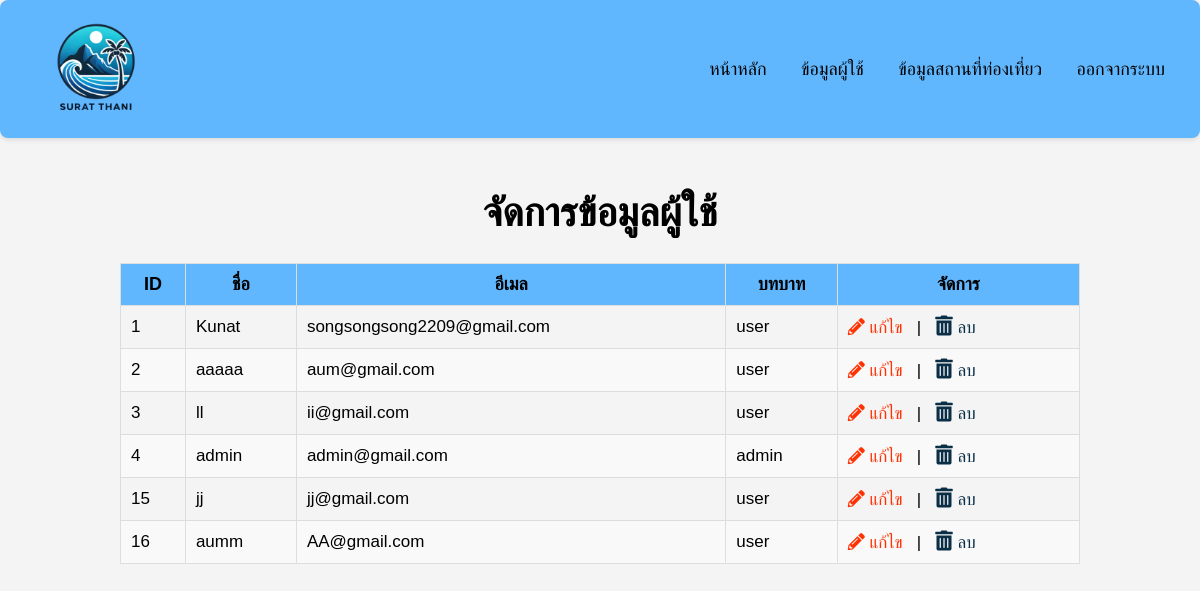
Page /manage_users.php (signed in) on the committed database.
### tables this page shows
CREATE TABLE `users` (
  `id` int(11) NOT NULL,
  `email` varchar(255) NOT NULL,
  `password` varchar(255) NOT NULL,
  `created_at` timestamp NOT NULL DEFAULT current_timestamp(),
  `name` varchar(255) NOT NULL,
  `role` enum('user','admin') NOT NULL DEFAULT 'user'
);

### manage_users.php (the view, shortened to what this page needs)
<?php
include 'db_connect.php';
$query = "SELECT id, name, email, role FROM users";
$result = $conn->query($query);
?>
<!DOCTYPE html>
<html lang="th">
<head>
    <link rel="stylesheet" href="https://cdnjs.cloudflare.com/ajax/libs/font-awesome/5.15.3/css/all.min.css">
</head>
<body>
    <nav>
        <div class="logo">
            <a href="admin_dashboard.php">
                <img src="img/logo2.png" alt="Logo">
            </a>
        </div>
        <div class="nav-links">
            <a href="admin_dashboard.php">หน้าหลัก</a>
            <a href="manage_users.php">ข้อมูลผู้ใช้</a>
            <a href="manage_places.php">ข้อมูลสถานที่ท่องเที่ยว</a>
            <a href="logout.php">ออกจากระบบ</a>
        </div>
    </nav>
    <div class="container">
        <h1>จัดการข้อมูลผู้ใช้</h1>
        <table>
            <thead>
                <tr>
                    <th>ID</th>
                    <th>ชื่อ</th>
                    <th>อีเมล</th>
                    <th>บทบาท</th>
                    <th>จัดการ</th>
                </tr>
            </thead>
            <tbody>
                <?php while ($user = $result->fetch_assoc()) { ?>
                <tr>
                    <td><?php echo $user['id']; ?></td>
                    <td><?php echo $user['name']; ?></td>
                    <td><?php echo $user['email']; ?></td>
                    <td><?php echo $user['role']; ?></td>
                    <td>
                        <a href="edit_user.php?id=<?php echo $user['id']; ?>" class="btn-edit">
                            <i class="fas fa-pencil-alt"></i> แก้ไข
                        </a> &nbsp; | &nbsp;
                        <a href="delete_user.php?id=<?php echo $user['id']; ?>" class="btn-delete" onclick="return confirm('คุณต้องการลบผู้ใช้นี้หรือไม่?')">
                            <i class="fa fa-trash-alt"></i> ลบ
                        </a>
                    </td>
                </tr>
                <?php } ?>
            </tbody>
        </table>
    </div>
</body>
</html>

### manage_users.php (style rules this page uses)
body { font-family: 'Arial', sans-serif; background-color: #f4f4f4; margin: 0; padding: 0; }
nav { background-color: #60B7FE; color: white; display: flex; justify-content: space-between; align-items: center; padding: 20px; border-radius: 8px; box-shadow: 0 2px 5px rgba(0, 0, 0, 0.1); }
nav .logo img { width: 120px; height: auto; }
nav a { color: rgb(0, 0, 0); text-decoration: none; margin: 15px; font-size: 18px; }
.container { width: 80%; margin: auto; padding: 25px; }
h1 { text-align: center; font-size: 40px; }
table { width: 100%; border-collapse: collapse; }
table, th, td { border: 1px solid #ddd; }
th, td { padding: 10px; text-align: left; }
th { background-color: #60B7FE; color: black; font-size: 18px; text-align: center; }
td { font-size: 17px; }
tr:nth-child(even) { background-color: #f9f9f9; }
.btn-edit { color:rgb(255, 50, 4); text-decoration: none; }
.btn-delete { color:rgb(10, 46, 70); text-decoration: none; }
.fa-trash-alt { font-size: 20px; }

### rows in the picture
users: id "1", name "Kunat", email "songsongsong2209@gmail.com", role "user"
users: id "2", name "aaaaa", email "aum@gmail.com", role "user"
users: id "3", name "ll", email "ii@gmail.com", role "user"
users: id "4", name "admin", email "admin@gmail.com", role "admin"
users: id "15", name "jj", email "jj@gmail.com", role "user"
users: id "16", name "aumm", email "AA@gmail.com", role "user"
